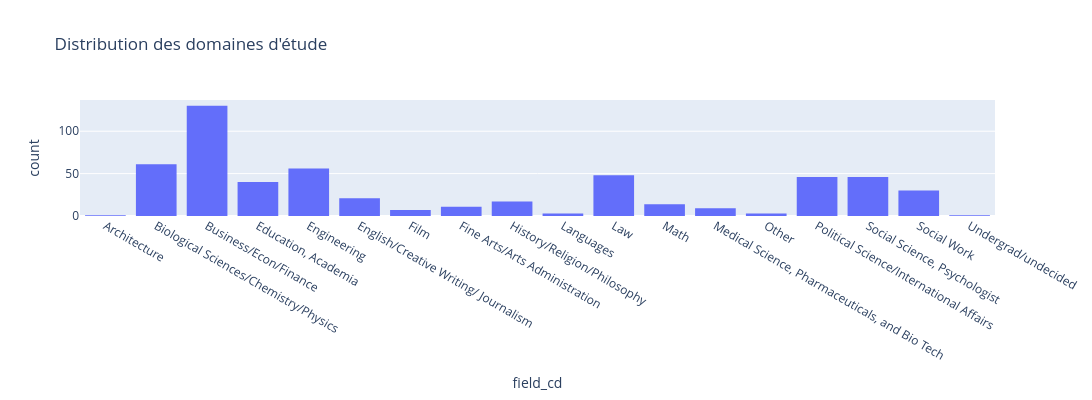
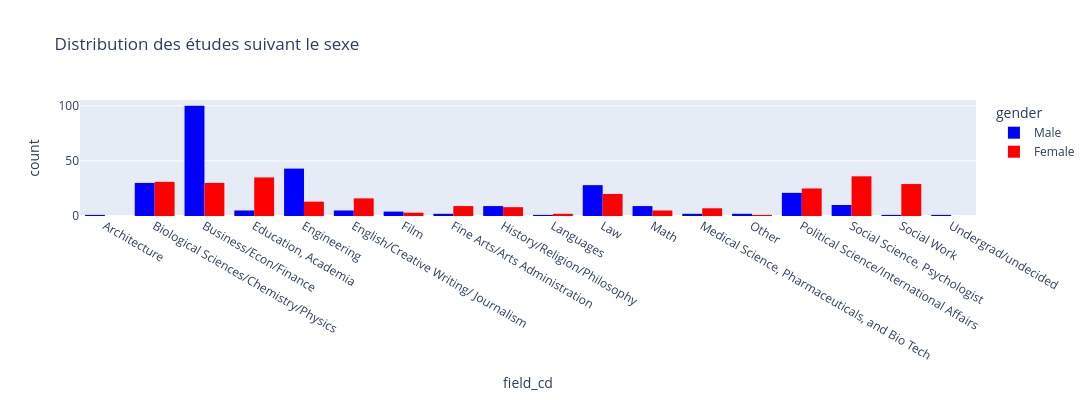

The notebook cell saved with these charts, in order:
### Markdown cell above
Distribution des domaindes étudiés

### Code cell
etude = px.histogram(
    data_unique.sort_values("field_cd"), 
    x="field_cd", 
    title="Distribution des domaines d'étude"

)
etude.update_layout(width=1800, height=400)
etude.show()

show_images(etude, "../images/etude.png")

etude_by_sex = px.histogram(
    data_unique.sort_values("field_cd"), 
    x="field_cd", 
    color="gender", 
    barmode="group", 
    color_discrete_map={
        "Female": "red",
        "Male": "blue"
        },
    title="Distribution des études suivant le sexe"

)
etude_by_sex.update_layout(width=1800, height=400)
etude_by_sex.show()

show_images(etude_by_sex, "../images/etude_by_sex.png")

### Figure 1 — Plotly figure (JSON) as saved in the notebook; plotly's stock layout.template omitted (floating-point values rounded to 4 significant figures; data arrays with more than 128 entries replaced by an {"elided": "..."} marker saying what was removed)
{"data": [{"bingroup": "x", "hovertemplate": "field_cd=%{x}<br>count=%{y}<extra></extra>", "legendgroup": "", "marker": {"color": "#636efa", "pattern": {"shape": ""}}, "name": "", "orientation": "v", "showlegend": false, "type": "histogram", "x": {"elided": "551 str values"}, "xaxis": "x", "yaxis": "y"}], "layout": {"barmode": "relative", "height": 400, "legend": {"tracegroupgap": 0}, "title": {"text": "Distribution des domaines d'étude"}, "width": 1800, "xaxis": {"anchor": "y", "domain": [0, 1], "title": {"text": "field_cd"}}, "yaxis": {"anchor": "x", "domain": [0, 1], "title": {"text": "count"}}}}

### Figure 2 — Plotly figure (JSON) as saved in the notebook; plotly's stock layout.template omitted (floating-point values rounded to 4 significant figures; data arrays with more than 128 entries replaced by an {"elided": "..."} marker saying what was removed)
{"data": [{"alignmentgroup": "True", "bingroup": "x", "hovertemplate": "gender=Male<br>field_cd=%{x}<br>count=%{y}<extra></extra>", "legendgroup": "Male", "marker": {"color": "blue", "pattern": {"shape": ""}}, "name": "Male", "offsetgroup": "Male", "orientation": "v", "showlegend": true, "type": "histogram", "x": {"elided": "277 str values"}, "xaxis": "x", "yaxis": "y"}, {"alignmentgroup": "True", "bingroup": "x", "hovertemplate": "gender=Female<br>field_cd=%{x}<br>count=%{y}<extra></extra>", "legendgroup": "Female", "marker": {"color": "red", "pattern": {"shape": ""}}, "name": "Female", "offsetgroup": "Female", "orientation": "v", "showlegend": true, "type": "histogram", "x": {"elided": "274 str values"}, "xaxis": "x", "yaxis": "y"}], "layout": {"barmode": "group", "height": 400, "legend": {"title": {"text": "gender"}, "tracegroupgap": 0}, "title": {"text": "Distribution des études suivant le sexe"}, "width": 1800, "xaxis": {"anchor": "y", "domain": [0, 1], "title": {"text": "field_cd"}}, "yaxis": {"anchor": "x", "domain": [0, 1], "title": {"text": "count"}}}}
